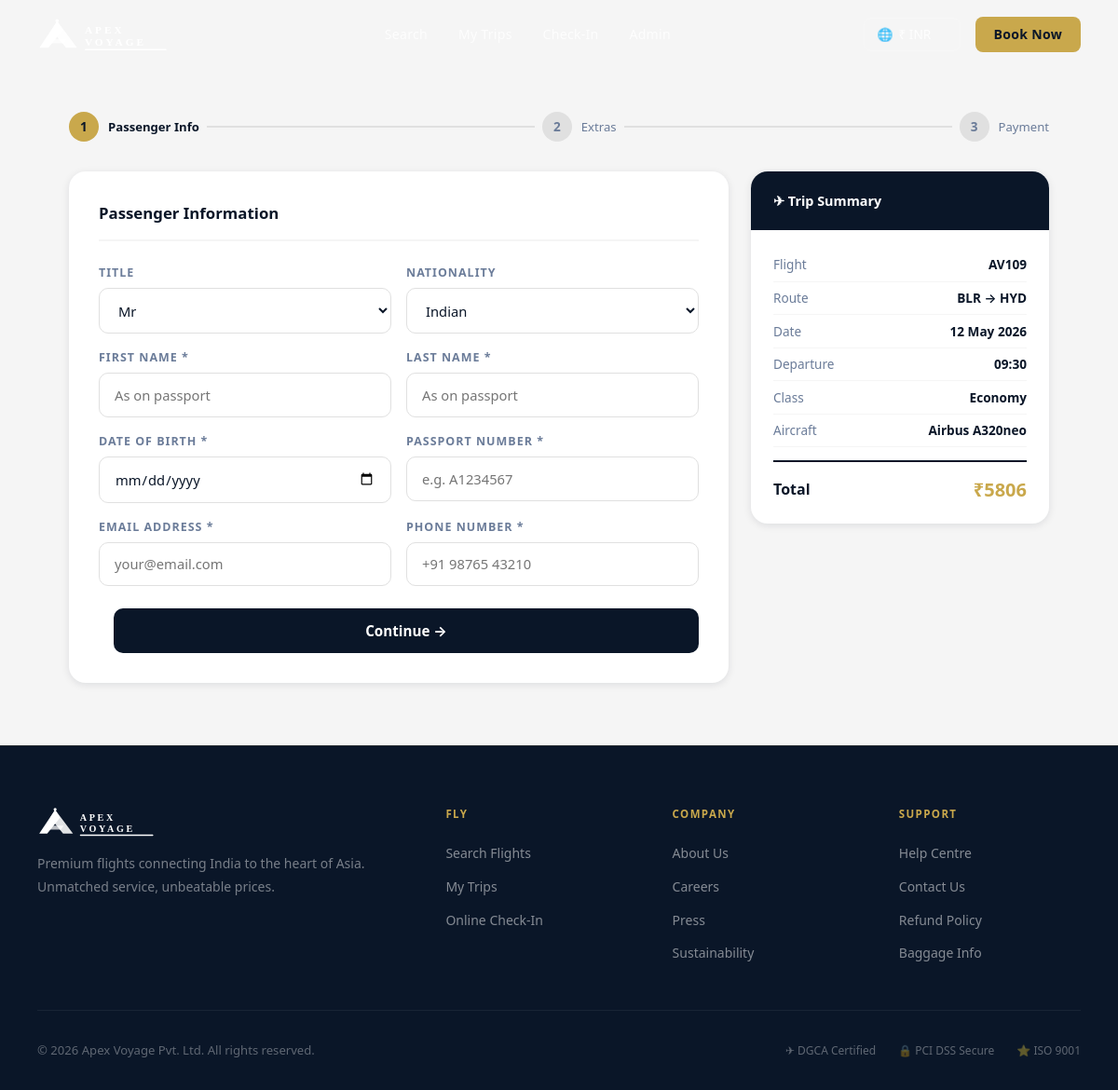
The page /booking?flight_id=47 on the database its author committed.
### models.py (models this page shows, shortened)
class Flight(db.Model):
    __tablename__ = 'flights'
    id               = db.Column(db.Integer, primary_key=True)
    flight_number    = db.Column(db.String(10), nullable=False)
    origin_code      = db.Column(db.String(5), nullable=False)
    origin_city      = db.Column(db.String(100), nullable=False)
    destination_code = db.Column(db.String(5), nullable=False)
    destination_city = db.Column(db.String(100), nullable=False)
    departure_time   = db.Column(db.String(10), nullable=False)
    arrival_time     = db.Column(db.String(10), nullable=False)
    date             = db.Column(db.Date, nullable=False)
    aircraft_type    = db.Column(db.String(50), nullable=False)
    economy_price    = db.Column(db.Float, nullable=False)
    business_price   = db.Column(db.Float, nullable=False)
    first_price      = db.Column(db.Float, nullable=False)
    economy_seats    = db.Column(db.Integer, default=180)
    business_seats   = db.Column(db.Integer, default=36)
    first_seats      = db.Column(db.Integer, default=12)
    status           = db.Column(db.String(20), default='Scheduled')
    bookings         = db.relationship('Booking', backref='flight', lazy=True,
                                       cascade='all, delete-orphan')
    def price_for_class(self, cls):
        return {'Economy': self.economy_price, 'Business': self.business_price, 'First': self.first_price}.get(cls, 0)

### app.py (the view, shortened to what this page needs)
@app.route('/booking', methods=['GET', 'POST'])
def booking():
    flight_id   = request.args.get('flight_id')
    seat_class  = request.args.get('class', 'Economy')
    seat_number = request.args.get('seat', '')
    passengers  = int(request.args.get('passengers', 1))
    if not flight_id:
        return redirect(url_for('index'))
    flight = Flight.query.get_or_404(flight_id)
    return render_template('booking.html', flight=flight, seat_class=seat_class,
                           seat_number=seat_number, passengers=passengers)

### templates/booking.html (shortened to what this page needs)
{% extends 'base.html' %}
{% block extra_css %}<link rel="stylesheet" href="{{ url_for('static', filename='css/booking.css') }}">{% endblock %}
{% block content %}
<div class="page-wrap">
  <div class="page-container">
    <div class="progress-steps" role="list" aria-label="Booking steps">
      <div class="ps-step active" id="ps1" role="listitem">
        <div class="ps-num" aria-current="step">1</div>
        <div class="ps-label">Passenger Info</div>
      </div>
      <div class="ps-connector" id="conn1"></div>
      <div class="ps-step" id="ps2" role="listitem">
        <div class="ps-num">2</div>
        <div class="ps-label">Extras</div>
      </div>
      <div class="ps-connector" id="conn2"></div>
      <div class="ps-step" id="ps3" role="listitem">
        <div class="ps-num">3</div>
        <div class="ps-label">Payment</div>
      </div>
    </div>
    <div class="booking-wrap">
      <div class="booking-main">
        <form method="POST" action="{{ url_for('booking') }}" id="bookingForm">
          <div class="form-card">
            <div class="form-step active" id="step1" role="tabpanel" aria-labelledby="ps1">
              <div class="form-step-title">Passenger Information</div>
              <div class="form-row">
                <div class="form-group">
                  <label class="form-label" for="title">Title</label>
                  <select class="form-select" id="title" name="title" aria-label="Title" required>
                    <option value="Mr">Mr</option>
                  </select>
                </div>
                <div class="form-group">
                  <label class="form-label" for="nationality">Nationality</label>
                  <select class="form-select" id="nationality" name="nationality" aria-label="Nationality">
                    <option value="Indian">Indian</option>
                  </select>
                </div>
              </div>
              <div class="form-row">
                <div class="form-group">
                  <label class="form-label" for="first_name">First Name *</label>
                  <input type="text" class="form-input" id="first_name" name="first_name"
                         placeholder="As on passport" required autocomplete="given-name"
                         aria-required="true">
                </div>
                <div class="form-group">
                  <label class="form-label" for="last_name">Last Name *</label>
                  <input type="text" class="form-input" id="last_name" name="last_name"
                         placeholder="As on passport" required autocomplete="family-name"
                         aria-required="true">
                </div>
              </div>
              <div class="form-row">
                <div class="form-group">
                  <label class="form-label" for="dob">Date of Birth *</label>
                  <input type="date" class="form-input" id="dob" name="dob"
                         required aria-required="true" aria-label="Date of birth">
                </div>
                <div class="form-group">
                  <label class="form-label" for="passport">Passport Number *</label>
                  <input type="text" class="form-input" id="passport" name="passport"
                         placeholder="e.g. A1234567" required
                         autocomplete="off" aria-required="true">
                </div>
              </div>
              <div class="form-row">
                <div class="form-group">
                  <label class="form-label" for="email">Email Address *</label>
                  <input type="email" class="form-input" id="email" name="email"
                         placeholder="your@email.com" required
                         autocomplete="email" aria-required="true">
                </div>
                <div class="form-group">
                  <label class="form-label" for="phone">Phone Number *</label>
                  <input type="tel" class="form-input" id="phone" name="phone"
                         placeholder="+91 98765 43210" required
                         autocomplete="tel" aria-required="true">
                </div>
              </div>
              <div class="step-nav">
                <button type="button" class="btn-next" id="next1" aria-label="Continue to Extras">Continue →</button>
              </div>
            </div>
          </div>
        </form>
      </div>
      <div class="booking-sidebar">
        <div class="summary-card">
          <div class="summary-card__head">
            <h4>✈ Trip Summary</h4>
          </div>
          <div class="summary-body">
            <div class="sum-row">
              <span class="sum-label">Flight</span>
              <span class="sum-val">{{ flight.flight_number }}</span>
            </div>
            <div class="sum-row">
              <span class="sum-label">Route</span>
              <span class="sum-val">{{ flight.origin_code }} → {{ flight.destination_code }}</span>
            </div>
            <div class="sum-row">
              <span class="sum-label">Date</span>
              <span class="sum-val">{{ flight.date.strftime('%d %b %Y') }}</span>
            </div>
            <div class="sum-row">
              <span class="sum-label">Departure</span>
              <span class="sum-val">{{ flight.departure_time }}</span>
            </div>
            <div class="sum-row">
              <span class="sum-label">Class</span>
              <span class="sum-val">{{ seat_class }}</span>
            </div>
            <div class="sum-row">
              <span class="sum-label">Aircraft</span>
              <span class="sum-val">{{ flight.aircraft_type }}</span>
            </div>
            <div class="sum-total-row">
              <span class="sum-total-label">Total</span>
              <span class="sum-total-val">₹{{ (flight.price_for_class(seat_class) * 1.05 + 450)|int }}</span>
            </div>
          </div>
        </div>
      </div>
    </div>
  </div>
</div>
{% endblock %}

### static/css/main.css (style rules this page uses)
:root { --navy: #0A1628; --navy-mid: #112040; --navy-light: #1a2f4e; --gold: #C9A84C; --gold-light: #E8C97A; --gold-dim: rgba(201,168,76,0.15); --saffron: #FF6B35; --white: #FFFFFF; --off-white: #FAF9F7; --grey-light: #F5F5F5; --grey-mid: #E0E0E0; --text-dark: #0A1628; --text-mid: #3D4F6B; --text-muted: #6B7C99; --shadow-sm: 0 2px 8px rgba(10,22,40,0.10); --shadow-md: 0 4px 24px rgba(10,22,40,0.14); --shadow-lg: 0 12px 48px rgba(10,22,40,0.20); --radius: 10px; --radius-lg: 18px; --radius-xl: 28px; --ease: cubic-bezier(0.4,0,0.2,1); --dur: 0.25s; }
*,*::before,*::after { box-sizing: border-box; margin: 0; padding: 0; }
html { scroll-behavior: smooth; font-size: 16px; }
body { font-family: 'Segoe UI', system-ui, -apple-system, BlinkMacSystemFont, sans-serif; color: var(--text-dark); background: var(--white); overflow-x: hidden; line-height: 1.6; }
button, input, select, textarea { font-family: inherit; outline: none; }
button { cursor: pointer; border: none; background: none; }

### static/css/booking.css (style rules this page uses)
.page-wrap { padding-top: 88px; min-height: 100vh; background: var(--grey-light); }
.page-container { max-width: 1100px; margin: 0 auto; padding: 2rem 1.5rem 4rem; }
.booking-wrap { display: grid; grid-template-columns: 1fr 320px; gap: 1.5rem; }
.booking-main { min-width: 0; }
.booking-sidebar { position: sticky; top: 96px; align-self: start; }
.progress-steps { display: flex; align-items: center; margin-bottom: 2rem; }
.ps-step { display: flex; align-items: center; gap: 0.625rem; }
.ps-num { width: 32px; height: 32px; border-radius: 50%; display: flex; align-items: center; justify-content: center; font-size: 0.85rem; font-weight: 700; background: var(--grey-mid); color: var(--text-muted); transition: all var(--dur); }
.ps-step.active .ps-num { background: var(--gold); color: var(--navy); }
.ps-label { font-size: 0.82rem; font-weight: 500; color: var(--text-muted); }
.ps-step.active .ps-label { color: var(--navy); font-weight: 700; }
.ps-connector { flex: 1; height: 2px; background: var(--grey-mid); margin: 0 0.5rem; transition: background var(--dur); }
.form-card { background: white; border-radius: var(--radius-lg); box-shadow: var(--shadow-sm); overflow: hidden; }
.form-step { display: none; padding: 2rem; }
.form-step.active { display: block; }
.form-step-title { font-size: 1.05rem; font-weight: 700; color: var(--navy); margin-bottom: 1.5rem; padding-bottom: 0.875rem; border-bottom: 2px solid var(--grey-light); }
.form-row { display: grid; grid-template-columns: 1fr 1fr; gap: 1rem; margin-bottom: 1rem; }
.form-group { display: flex; flex-direction: column; gap: 0.375rem; }
.form-label { font-size: 0.78rem; font-weight: 700; text-transform: uppercase; letter-spacing: 0.08em; color: var(--text-muted); }
.form-input, .form-select { border: 1.5px solid var(--grey-mid); border-radius: var(--radius); padding: 0.8rem 1rem; font-size: 0.92rem; color: var(--navy); background: white; width: 100%; transition: border-color var(--dur), box-shadow var(--dur); }
.step-nav { display: flex; justify-content: space-between; margin-top: 1.5rem; gap: 1rem; }
.btn-next { flex: 1; background: var(--navy); color: white; border-radius: var(--radius); padding: 0.875rem 1.5rem; font-weight: 700; font-size: 0.95rem; border: none; cursor: pointer; transition: all var(--dur); }
.summary-card { background: white; border-radius: var(--radius-lg); box-shadow: var(--shadow-sm); overflow: hidden; }
.summary-card__head { background: var(--navy); color: white; padding: 1.25rem 1.5rem; }
.summary-card__head h4 { font-size: 0.9rem; font-weight: 700; }
.summary-body { padding: 1.25rem 1.5rem; }
.sum-row { display: flex; justify-content: space-between; font-size: 0.85rem; padding: 0.4rem 0; border-bottom: 1px solid var(--grey-light); }
.sum-label { color: var(--text-muted); }
.sum-val { font-weight: 600; color: var(--navy); }
.sum-total-row { display: flex; justify-content: space-between; align-items: center; margin-top: 0.875rem; padding-top: 0.875rem; border-top: 2px solid var(--navy); }
.sum-total-label { font-weight: 700; }
.sum-total-val { font-size: 1.25rem; font-weight: 700; color: var(--gold); }

### rows shown on the page
Flight: flight_number "AV109", origin_code "BLR", destination_code "HYD", date "12 May 2026", departure_time "09:30", aircraft_type "Airbus A320neo", (flight.price_for_class(seat_class)*1.05+450)|int "5806"

### other values the page prints
{{ seat_class }} "Economy"
